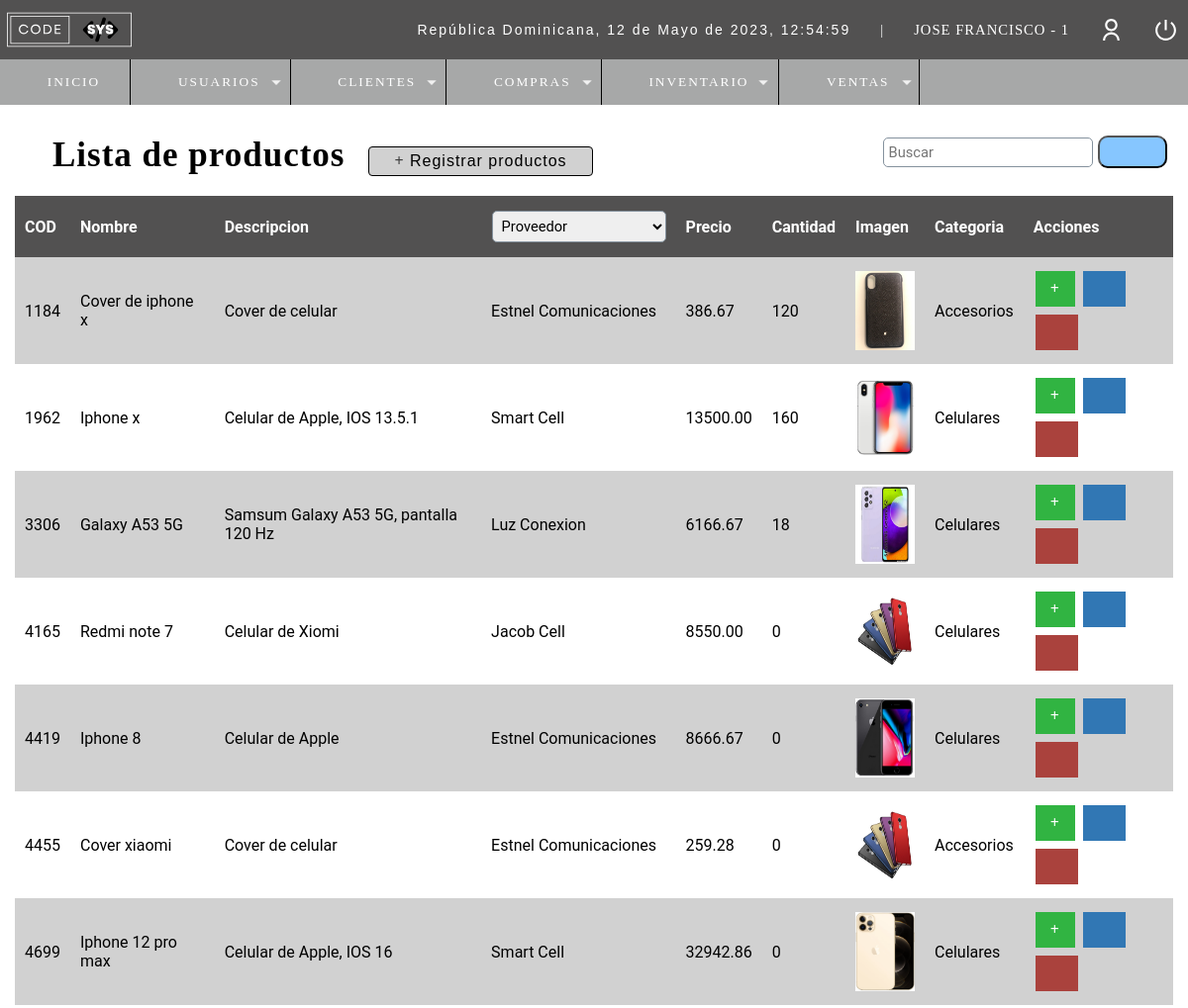
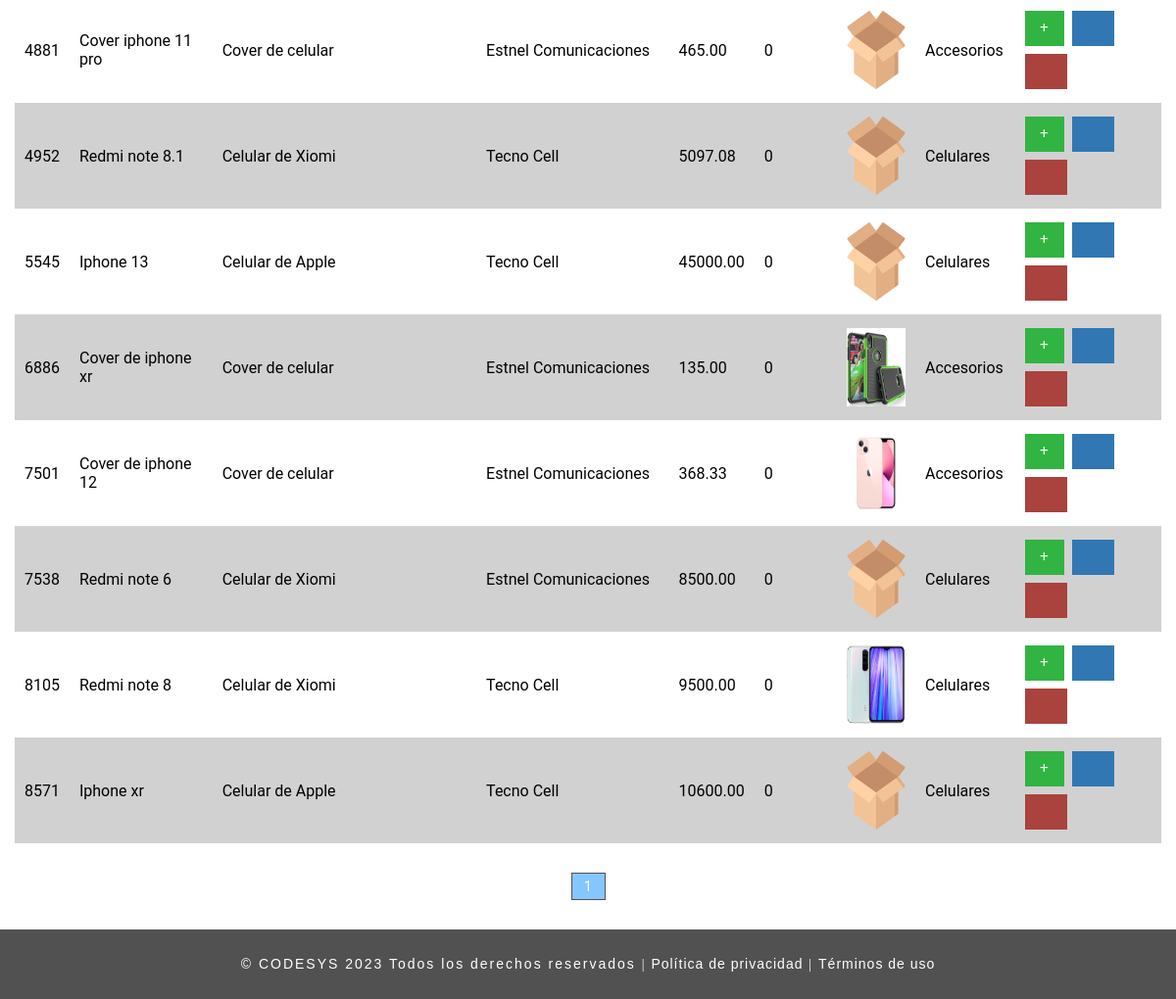
/r_productos.php (signed in), run on the app's committed database (2 pictures, top to bottom).
### tables this page shows
CREATE TABLE `t_usuario` (
  `ID_Usuario` int(11) NOT NULL,
  `Nombre` varchar(50) DEFAULT NULL,
  `Email` varchar(100) DEFAULT NULL,
  `Usuario` varchar(15) DEFAULT NULL,
  `Pass` varchar(150) DEFAULT NULL,
  `Rol` int(11) DEFAULT NULL,
  `ID_Estado` int(10) DEFAULT NULL
);

CREATE TABLE `t_producto` (
  `Cod_Producto` int(11) NOT NULL,
  `Nombre` varchar(50) NOT NULL,
  `Descripcion` varchar(100) DEFAULT NULL,
  `Proveedor` int(11) DEFAULT NULL,
  `Precio_Unitario` decimal(10,2) DEFAULT NULL,
  `Cantidad` int(11) NOT NULL,
  `Fecha_Registro` datetime NOT NULL DEFAULT current_timestamp(),
  `Costo` decimal(50,0) NOT NULL,
  `Imagen` text DEFAULT NULL,
  `ID_Usuario` int(11) NOT NULL,
  `ID_Estado` int(11) NOT NULL,
  `ID_Categoria` int(11) NOT NULL
);

CREATE TABLE `t_proveedor` (
  `ID_Proveedor` int(11) NOT NULL,
  `Proveedor` varchar(50) DEFAULT NULL,
  `Cod_Usuario` int(11) NOT NULL,
  `Fecha_Registro` datetime NOT NULL DEFAULT current_timestamp(),
  `Contacto` varchar(50) DEFAULT NULL,
  `Telefono` varchar(15) DEFAULT NULL,
  `Direccion` varchar(100) DEFAULT NULL,
  `ID_Estado` int(11) NOT NULL
);

CREATE TABLE `t_categoria` (
  `ID_Categoria` int(11) NOT NULL,
  `Nombre_Categoria` varchar(50) NOT NULL,
  `Descripcion` varchar(100) NOT NULL
);

### Include/functions.php (called while the page is built, shortened)
<?php
	function fechaActual(){
		$mes = array("","Enero",
		    "Febrero",
			"Marzo",
			"Abril",
			"Mayo",
			"Junio",
			"Julio",
			"Agosto",
			"Septiembre",
			"Octubre",
			"Noviembre",
			"Diciembre");
		return date('d')." de ". $mes[date('n')] . " de " . date('Y') . ", " . date('H:i:s');
	}
?>

### Controllers/r_productos.controller.php (called while the page is built, shortened)
<?php
include("./Database/conn_backend.php");
$sql_registers =  mysqli_query($conn, "SELECT COUNT(*) as total_registers FROM t_producto WHERE ID_Estado=1");
$result_registers = mysqli_fetch_array($sql_registers);
$total_registro = $result_registers['total_registers'];
$paginas = 50;
if(empty($_GET['pagina'])){
    $pagina = 1;
}else{
    $pagina = $_GET['pagina'];
}
$from = ($pagina - 1) * $paginas;
$total_pages = ceil($total_registro / $paginas);
$sql = "SELECT prod.Cod_Producto, prod.Nombre, prod.Descripcion, prov.Proveedor, prod.Precio_Unitario, prod.Cantidad, prod.Costo, prod.Imagen, e.Estado, ca.Nombre_Categoria
            FROM t_producto prod
            INNER JOIN t_estado e
            INNER JOIN t_proveedor prov
            INNER JOIN t_categoria ca
            ON prod.ID_Estado = e.ID_Estado
            AND prod.Proveedor = prov.ID_Proveedor
            AND prod.ID_Categoria = ca.ID_Categoria
            WHERE e.ID_Estado = 1
            ORDER BY prod.Cod_Producto ASC
            LIMIT $from,$paginas";
$result = mysqli_query($conn, $sql);
?>

### r_productos.php (the view, shortened to what this page needs)
<?php
    include_once("Include/plantilla_Cabeza.php");
    include("Controllers/r_productos.controller.php");
    $usuario = $_SESSION['Usuario'];
	include("Database/conn_backend.php");
	$sql = mysqli_query($conn,
	"SELECT (u.Rol) as ID_Rol, (r.Rol) as Rol
		FROM t_usuario u
		INNER JOIN t_rol r
		ON u.Rol = r.ID_Rol WHERE Usuario='$usuario'");
	$idrol = 0;
	while($mostrar = mysqli_fetch_array($sql)){
		$idrol = $mostrar['ID_Rol'];
	}
?>
<br>
<br>
<head>
    <link rel="stylesheet" href="css/style.css">
</head>
<section id="container">
    <div class="r_user">
	<h1><i class="fa-solid fa-tag" style="color: #000;"></i> Lista de productos</h1>
        <?php if($idrol != 4 && $idrol != 2 && $idrol != 3){ ?>
    <a class="btn_new" href="c_productos.php"><i class="fa-solid fa-plus" style="color: #3d3d3d;"></i> Registrar productos</a>
        <?php } ?>
    <form method="GET" action="buscar_productos.php" class="form_search">
        <input type="text" name="busqueda" id="busqueda" placeholder="Buscar">
        <button type="submit" class="btn_search" value="buscar"><i class="fa-solid fa-magnifying-glass" style="color: #000;"></i></button>
    </form>
    <div class="containerTableResponsive">
    <table>
        <thead class="table">
        <tr>
            <th>COD</th>
            <th>Nombre</th>
            <th>Descripcion</th>
            <th>
                <select name="proveedor" id="search_proveedor" class="form-select form-select-lg mb-1" aria-label=".form-select-lg example">
                <option value="" selected>Proveedor</option>
                </select>
            </th>
            <th>Precio</th>
            <th>Cantidad</th>
            <th>Imagen</th>
            <th>Categoria</th>
            <th>Acciones</th>
        </tr>
        </thead>
        <tbody>
        <?php while($mostrar = mysqli_fetch_array($result)): ?>
        <tr class="row<?= $mostrar['Cod_Producto']; ?>">
            <td><?= $mostrar['Cod_Producto']; ?></td>
            <td><?= $mostrar['Nombre']; ?></td>
            <td><?= $mostrar['Descripcion']; ?></td>
            <td><?= $mostrar['Proveedor']; ?></td>
            <td class="celPrecio"><?= $mostrar['Precio_Unitario']; ?></td>
            <td class="celCantidad"><?= $mostrar['Cantidad']; ?></td>
            <td><img src="<?php echo 'assets/images/Uploads/'.$mostrar['Imagen'];?>" alt="Producto" height="80px" width="60px"></td>
            <td><?= $mostrar['Nombre_Categoria']; ?></td>
            <td>
                    <?php if($idrol != 4 && $idrol != 2){ ?>
                <a class="btn_append add_product" product="<?php echo $mostrar['Cod_Producto'];?>" href="#"><i class="fa-solid fa-plus" style="color: #fff;"></i></a>
                <a class="btn_edit" id="abrir_caja" href="u_productos.php?id=<?php echo $mostrar['Cod_Producto'];?>" data-bs-toggle="modal" data-bs-target="#btn_editar" ><i class="fa-solid fa-pen-to-square"></i></a>
                    <?php if($idrol != 3){ ?>
                <a class="btn_delete del_product" href="#" product="<?php echo $mostrar['Cod_Producto'];?>"><i class="fa-solid fa-trash"></i></a>
                    <?php }} ?>
            </td>
            <?php endwhile;?>
        </tr>
        </tbody>
    </table>
    </div>
    <div class="paginador">
        <ul>
            <?php if($pagina != 1){ ?>
            <li><a href="?pagina=<?php echo 1; ?>"><i class="fa-sharp fa-solid fa-backward-step" style="color: #000000; height: 16px;"></i></a></li>
            <li><a href="?pagina=<?php echo $pagina-1; ?>"><i class="fa-sharp fa-solid fa-caret-left" style="color: #000000; height: 16px;"></i></a></li>
            <?php } for($i=1;$i<=$total_pages;$i++){
                if($i == $pagina){
                    echo '<li class="page_select">'.$i.'</a></li>';
                }else{
                echo '<li><a href="?pagina='.$i.'">'.$i.'</a></li>';
                }
            } if($pagina != $total_pages){ ?>
            <li><a href="?pagina=<?php echo $pagina + 1; ?>"><i class="fa-solid fa-caret-right" style="color: #000000; height: 16px;"></i></a></li>
            <li><a href="?pagina=<?php echo $total_pages?>"><i class="fa-sharp fa-solid fa-forward-step" style="color: #000000; height: 16px;"></i></a></li>
            <?php } ?>
        </ul>
    </div>
    </div>
</section>
<?php include_once("Include/plantilla_pie.php");?>

### Include/plantilla_Cabeza.php (shortened to what this page needs)
<?php
	include("./Database/conn_backend.php");
	include("scripts.php");
	$usuario = $_SESSION['Usuario'];
	$sql = "SELECT * FROM t_usuario WHERE Usuario='$usuario'";
	$result = mysqli_query($conn, $sql);
?>
<!DOCTYPE html>
<html lang="en">
<head>
</head>
<body>
	<header>
		<div class="header">
			<h1><img class="imgHeader" src="assets\images\CODESYSLOGO.svg" alt="Logo de CODESYS" width="130px" height="100px" style="margin-top:2px; margin-left:-5px;"></h1>
			<div class="optionsBar">
				<p id="hora">República Dominicana, <?php echo fechaActual();?></p>
				<span>|</span>
				<?php while($mostrar = mysqli_fetch_array($result)){?>
				<span class="user"><?php echo $mostrar['Nombre'].' - '.$mostrar['Rol']?></span>
				<?php } ?>
				<img class="photouser" src="assets\images\user-line.svg" alt="Usuario">
				<a href="Include\Close_session.php"><img class="close" src="assets\images\shut-down-line.svg" alt="Salir del sistema" title="Salir"></a>
			</div>
		</div>
		<?php include("Include/navbar.php");?>
	</header>

### assets/css/style_plantillas.css (style rules this page uses)
* { margin:0; padding:0; box-sizing: border-box; text-decoration: none; font-family: 'Roboto', sans-serif; }
body { background: #fff; }
h1, h2, h3, h4, h5, h6 { font-family: 'arial'; font-weight: bold; letter-spacing: 1px; }
h1 { font-family: 'GothamBook'; font-size: 26px; }
p { font-family: 'arial'; letter-spacing: 2px; font-size: 14px; line-height: 20px; }
a { text-decoration: none; font-family: arial; letter-spacing: 1px; }
span { font-family: 'GothamBook'; letter-spacing: 1px; font-size: 14px; line-height: 20px; }
header { position: fixed; width: 100%; }
.header { color: #FFF; background: #525151; height: 60px; display: -webkit-flex; display: -moz-flex; display: -ms-flex; display: -o-flex; display: flex; justify-content: space-between; align-items: center; padding: 10px; }
.optionsBar { display: -webkit-flex; display: -moz-flex; display: -ms-flex; display: -o-flex; display: flex; justify-content: center; align-items: center; }
.optionsBar span { color: #FFF; font-size: 11pt; font-family: 'GothamBook'; text-transform: uppercase; margin-left: 30px; }
.photouser { margin-left: 30px; width: 25px; height: 25px; }
.close { width: 25px; height: 25px; }
.optionsBar a { display: -webkit-flex; display: -moz-flex; display: -ms-flex; display: -o-flex; display: flex; margin-left: 30px; }
#container { padding: 90px 15px 15px; }

### css/style.css (style rules this page uses)
* { margin:0; padding:0; box-sizing: border-box; text-decoration: none; font-family: 'Roboto', sans-serif; }
form { background-color: #fff; margin:auto; padding:20px 50px; border:1px solid #d1d1d1 }
input,select { margin: 5px; margin-left: 0.5px; display: block; width: 100%; font-size: 11pt; padding: 5px; border: 1px solid #85929e; border-radius: 5px; }
.r_user h1 { font-size: 35px; display: inline-block; }
.btn_new { background-color: #d1d1d1; color: #000; letter-spacing: 1px; cursor: pointer; display: inline-block; padding:5px 25px; border-radius: 4px; margin: 20px; border: 1px solid #000; }
table { border-collapse: collapse; font-size: 12pt; font-family: Arial, Helvetica, sans-serif; width: 100%; }
table th { text-align: left; padding:10px; background: #525151; color:#fff; }
table tr:nth-child(odd) { background-color: #d1d1d1; }
table tr:nth-child(even) { background-color: #fff; }
table td { padding:10px; }
.btn_edit { background-color: #3177b4; border: none; color: white; padding: 10px 15px; text-align: center; text-decoration: none; display: inline-block; font-size: 16px; margin: 4px 2px; cursor: pointer; }
.btn_delete { background-color: #aa423d; border: none; color: white; padding: 10px 15px; text-align: center; text-decoration: none; display: inline-block; font-size: 16px; margin: 4px 2px; cursor: pointer; }
.btn_append { background-color: #31b442; border: none; color: white; padding: 10px 15px; text-align: center; text-decoration: none; display: inline-block; font-size: 16px; margin: 4px 2px; cursor: pointer; }
.paginador ul { padding:15px; list-style: none; background-color: #fff; margin-top: 15px; display: flex; justify-content: center; }
.paginador a, .page_select { color:#000; border:1px solid #525151; padding:5px 5px; display:inline-block; font-size: 14px; text-align: center; width: 35px; }
.page_select { color:#fff; background-color: #86c6ff;; }
.form_search { display: flex; float: right; background-color: initial; padding:6px; border:none; width: 300px; }
.form_search .btn_search { background-color: #86c6ff; color:#000; padding:0px 20px; border-radius: 10px; cursor:pointer; width: 80px; height: 33px; margin-top: 3px; }
.type_fact, button, legend { color: white; padding: 5px 10px; border-radius: 0; font-size: 14px; }

### data on the page
t_usuario: Nombre "JOSE FRANCISCO", Rol "1"
t_producto: Cod_Producto "1184", Nombre "Cover de iphone x", Descripcion "Cover de celular", Proveedor.Proveedor "Estnel Comunicaciones", Precio_Unitario "386.67", Cantidad "120", Imagen (picture), ID_Categoria.Nombre_Categoria "Accesorios"
t_producto: Cod_Producto "1962", Nombre "Iphone x", Descripcion "Celular de Apple, IOS 13.5.1", Proveedor.Proveedor "Smart Cell", Precio_Unitario "13500.00", Cantidad "160", Imagen (picture), ID_Categoria.Nombre_Categoria "Celulares"
t_producto: Cod_Producto "3306", Nombre "Galaxy A53 5G", Descripcion "Samsum Galaxy A53 5G, pantalla 120 Hz", Proveedor.Proveedor "Luz Conexion", Precio_Unitario "6166.67", Cantidad "18", Imagen (picture), ID_Categoria.Nombre_Categoria "Celulares"
t_producto: Cod_Producto "4165", Nombre "Redmi note 7", Descripcion "Celular de Xiomi", Proveedor.Proveedor "Jacob Cell", Precio_Unitario "8550.00", Cantidad "0", Imagen (picture), ID_Categoria.Nombre_Categoria "Celulares"
t_producto: Cod_Producto "4419", Nombre "Iphone 8", Descripcion "Celular de Apple", Proveedor.Proveedor "Estnel Comunicaciones", Precio_Unitario "8666.67", Cantidad "0", Imagen (picture), ID_Categoria.Nombre_Categoria "Celulares"
t_producto: Cod_Producto "4455", Nombre "Cover xiaomi", Descripcion "Cover de celular", Proveedor.Proveedor "Estnel Comunicaciones", Precio_Unitario "259.28", Cantidad "0", Imagen (picture), ID_Categoria.Nombre_Categoria "Accesorios"
t_producto: Cod_Producto "4699", Nombre "Iphone 12 pro max", Descripcion "Celular de Apple, IOS 16", Proveedor.Proveedor "Smart Cell", Precio_Unitario "32942.86", Cantidad "0", Imagen (picture), ID_Categoria.Nombre_Categoria "Celulares"
t_producto: Cod_Producto "4881", Nombre "Cover iphone 11 pro", Descripcion "Cover de celular", Proveedor.Proveedor "Estnel Comunicaciones", Precio_Unitario "465.00", Cantidad "0", Imagen (picture), ID_Categoria.Nombre_Categoria "Accesorios"
t_producto: Cod_Producto "4952", Nombre "Redmi note 8.1", Descripcion "Celular de Xiomi", Proveedor.Proveedor "Tecno Cell", Precio_Unitario "5097.08", Cantidad "0", Imagen (picture), ID_Categoria.Nombre_Categoria "Celulares"
t_producto: Cod_Producto "5545", Nombre "Iphone 13", Descripcion "Celular de Apple", Proveedor.Proveedor "Tecno Cell", Precio_Unitario "45000.00", Cantidad "0", Imagen (picture), ID_Categoria.Nombre_Categoria "Celulares"
t_producto: Cod_Producto "6886", Nombre "Cover de iphone xr", Descripcion "Cover de celular", Proveedor.Proveedor "Estnel Comunicaciones", Precio_Unitario "135.00", Cantidad "0", Imagen (picture), ID_Categoria.Nombre_Categoria "Accesorios"
t_producto: Cod_Producto "7501", Nombre "Cover de iphone 12", Descripcion "Cover de celular", Proveedor.Proveedor "Estnel Comunicaciones", Precio_Unitario "368.33", Cantidad "0", Imagen (picture), ID_Categoria.Nombre_Categoria "Accesorios"
t_producto: Cod_Producto "7538", Nombre "Redmi note 6", Descripcion "Celular de Xiomi", Proveedor.Proveedor "Estnel Comunicaciones", Precio_Unitario "8500.00", Cantidad "0", Imagen (picture), ID_Categoria.Nombre_Categoria "Celulares"
t_producto: Cod_Producto "8105", Nombre "Redmi note 8", Descripcion "Celular de Xiomi", Proveedor.Proveedor "Tecno Cell", Precio_Unitario "9500.00", Cantidad "0", Imagen (picture), ID_Categoria.Nombre_Categoria "Celulares"
t_producto: Cod_Producto "8571", Nombre "Iphone xr", Descripcion "Celular de Apple", Proveedor.Proveedor "Tecno Cell", Precio_Unitario "10600.00", Cantidad "0", Imagen (picture), ID_Categoria.Nombre_Categoria "Celulares"

### other printed values
fechaActual() "12 de Mayo de 2023, 12:54:59"
